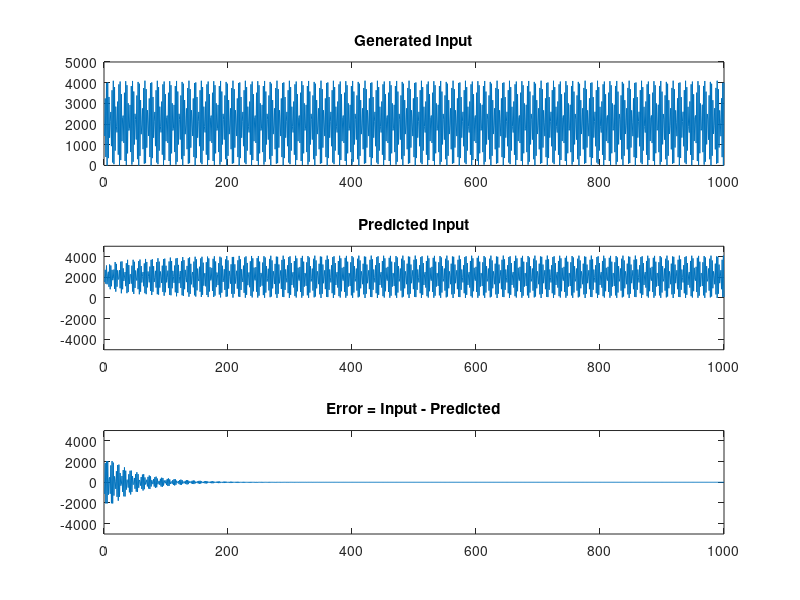

Write the MATLAB code that produced this figure.
% reset everything
clear all; close all; clc;

% wait for button press
wait = 0;

% generate input
input_size = 1000;
input = 2048 .* sin(60*(1:input_size))' + 2048;

% create input buffer
buffer_size = 5;
buffer = zeros(buffer_size,1);

% create weights and randomize values
weights_size = 5;
%weights = 2 .* rand(weights_size,1) - 1;
weights(1,1) = -0.8049;
weights(2,1) = -0.4430;
weights(3,1) = 0.0938;
weights(4,1) = 0.9150;
weights(5,1) = 0.9298;

% set step size
step = 0.00000001;

% create vectors to hold values for predicted and error values
predicted_values = zeros(input_size,1);
error_values = zeros(input_size,1);

for ii = 1:input_size
    % read in next value
    buffer(:) = [(input(ii) - 2048); buffer(1:buffer_size-1)];
    
    % predict next value
    predict = buffer' * -weights;
    if predict > 2048
        predict = 2048;
    elseif predict < -2048
        predict = -2048;
    end
    
    % get error
    error = (input(ii) - 2048) + predict;
    if error > 2048
        error = 2048;
    elseif error < -2048
        error = -2048;
    end
    
    % print out all values
    fprintf('Input = %6f \nPredicted = %6f \nError = %6f \n\n', ...
        input(ii), predict, error);
    if wait == 1
        k = waitforbuttonpress;
    end
    
    % calculate new weights based on error
    weights(:) = (1-step) .* weights + step * double(error) .* buffer;
    
    % save predicted values and error values
    predicted_values(ii) = predict + 2048;
    error_values(ii) = error;
end

% plot subplot of actual values vs predicted values vs error values
fig1 = figure(1);
subplot(3,1,1);
plot(1:input_size, input);
title('Generated Input');
subplot(3,1,2);
plot(1:input_size, predicted_values);
title('Predicted Input');
axis([0 1000 -5000 5000])
subplot(3,1,3);
plot(1:input_size, error_values);
title('Error = Input - Predicted');
axis([0 1000 -5000 5000])


